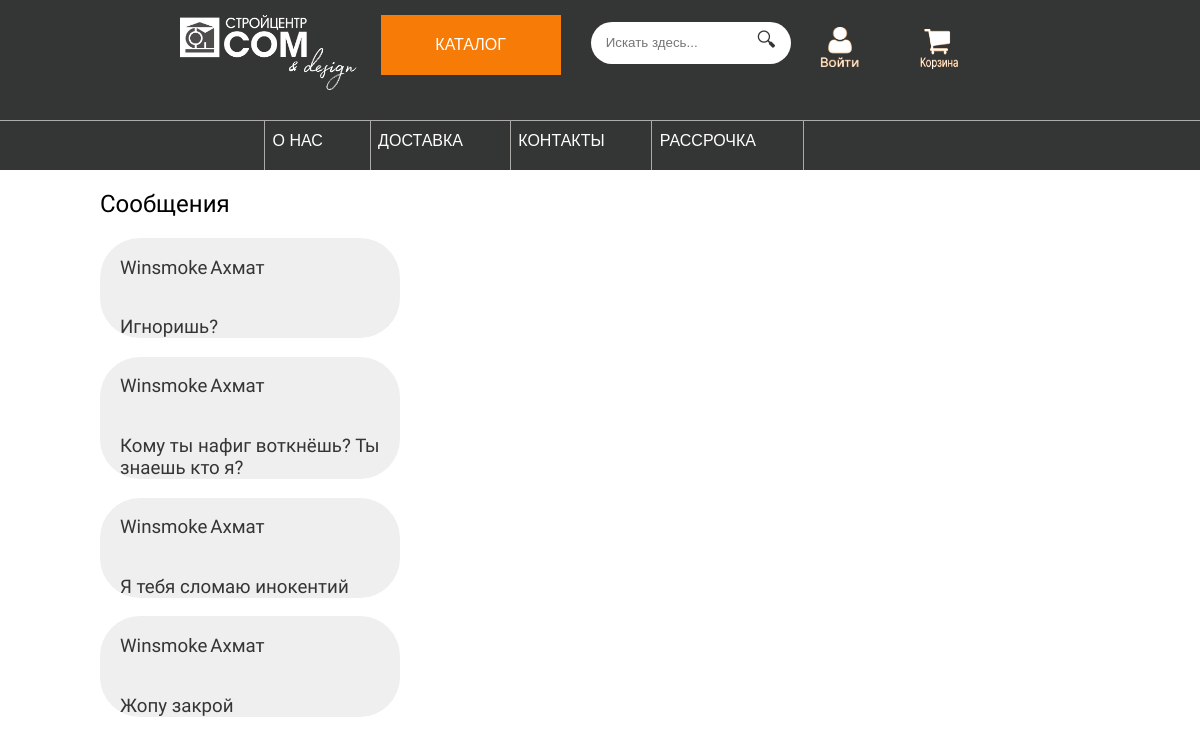
The page /chat/chat/ on the database as committed earlier.
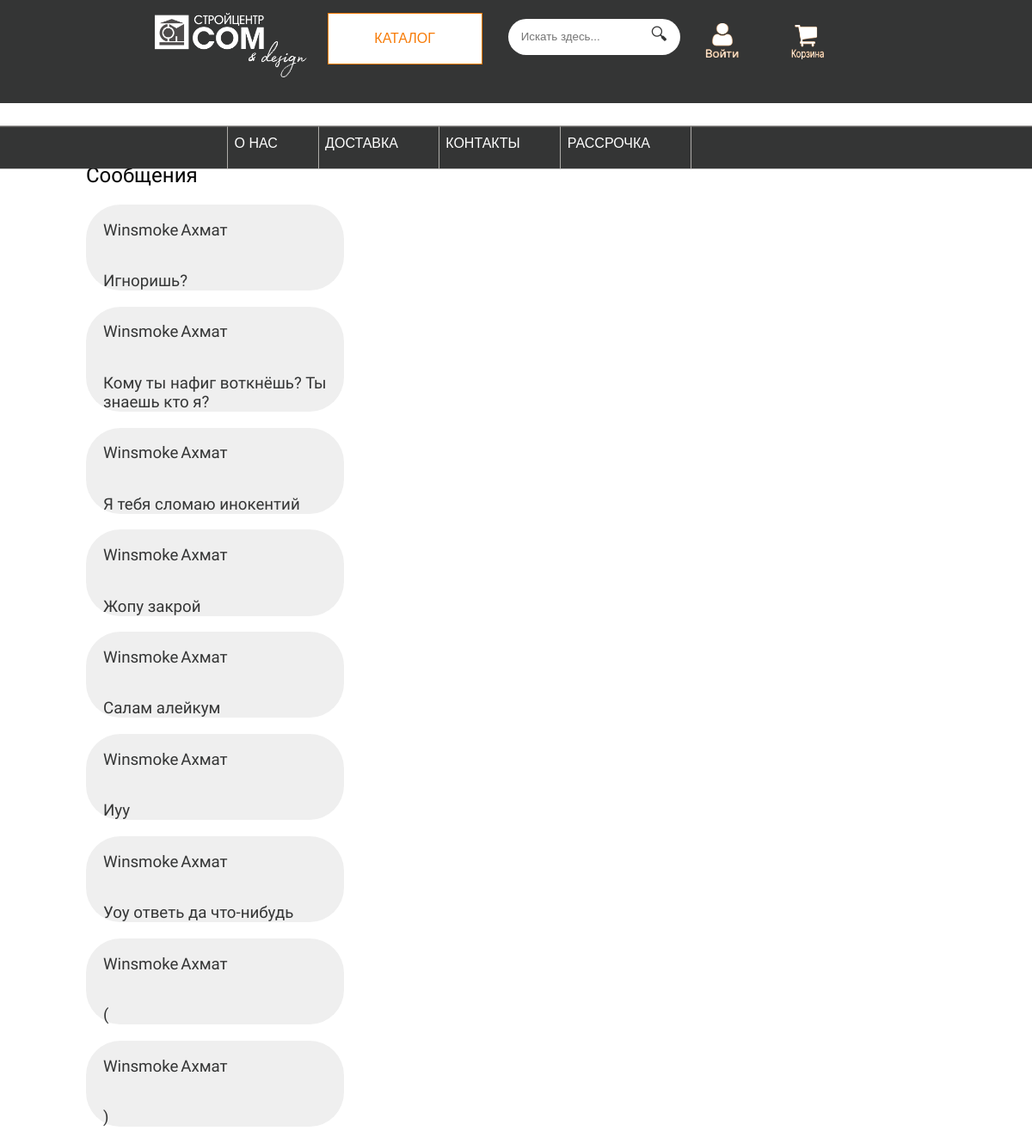
The same page on the database as committed later.
### chat/models.py (models this page shows)
class Message(models.Model):
    user = models.ForeignKey(CustomUser,
                             verbose_name='chat_user',
                             on_delete=models.CASCADE)
    user_to = models.ForeignKey(CustomUser,
                                related_name='chat_admin',
                                on_delete=models.CASCADE)
    text = models.CharField(max_length=200)
    date = models.DateField(auto_now_add=True)
    time = models.TimeField(auto_now_add=True)

### account/models.py (models this page shows)
class CustomUser(AbstractUser):
    username = models.CharField(max_length=250, blank=True, unique=True)
    middle_name = models.CharField(max_length=100, blank=True)
    passport = models.CharField(max_length=10, blank=True)
    born_date = models.DateField(blank=True, null=True)
    phone = models.CharField(max_length=20, blank=True)
    address = models.CharField(max_length=255, blank=True)

### chat/views.py (the view)
# urls.py: path('chat/', views.chat_list, name='chat_list'),
def chat_list(request):
    messages = Message.objects.exclude(user__username='ahmat')
    return render(request,
                  'chat/chat.html',
                  {'messages': messages})

### cart/cart.py (called while the page is built)
    def __len__(self):
        return sum(item['quantity'] for item in self.cart.values())

### cart/context_processors.py (called while the page is built)
def cart(request):
    cart = CartClass(request)
    end = ''
    if len(cart) > 1:
        if len(cart) < 5:
            end = 'а'
        else:
            end = 'ов'
    return {'cart': CartClass(request), 'end': end}

### chat/templates/chat/chat.html (shortened to what this page needs)
{% extends 'shop/base.html' %}
{% block content %}
    <h2>Сообщения</h2>
    {% for message in messages %}
        <a href="{% url 'chat:chat_detail' message.id %}">
        <div style="background: #efefef; width: 30%; max-height: 200px; min-height: 60px; border-radius: 40px; padding-left: 2%;">
            <div style="display: flex;">
                <h3 style="padding-right: 1%;">{{ message.user.last_name }}</h3>
                <h3>{{ message.user.first_name }}</h3>
            </div>
            <h3>{{ message.text }}</h3>
        </div>
        </a>
    {% endfor %}
{% endblock %}

### shop/templates/shop/base.html (shortened to what this page needs)
{% load static %}
<!DOCTYPE html>
<html lang="en">
    <head>
        <link href="{% static 'css/base.css' %}" rel="stylesheet">
    </head>
    <body style="position: relative;">
        <div class="header">
            <div class="logo"><a href="/"><img class="logo_img" src='{% static "img/result.png" %}'></a></div>
            <div class="container">
                <div>
                    <a href="#">
                        <button class="btn">
                            <svg width="180px" height="60px" viewBox="0 0 0 0" class="border">
                                <polyline points="179,1 179,59 1,59 1,1 179,1" class="bg-line" />
                                <polyline points="179,1 179,59 1,59 1,1 179,1" class="hl-line" />
                            </svg>
                        <span>КАТАЛОГ</span>
                        </button>
                    </a>
                </div>
            </div>
            <div class="form_search">
                <form action="{% url 'shop:product_list' %}" method="get">
                  <input type="text" placeholder="Искать здесь..." name="search_field">
                  <button type="submit">🔍︎</button>
                </form>
            </div>
            <div>
                <ul class="ul-nav">
                    {% if request.user.is_authenticated %}
                        <li class="li-nav"><a href="#"><img class="account_icon_orange" src='{% static "img/account_icon_orange.png" %}'></a></li>
                        <li class="li-nav"><a href="{% url 'account:profile' user.id %}"><img class="account_icon_light" src='{% static "img/account_icon_light.png" %}'></a></li>
                    {% else %}
                        <li class="li-nav"><a href="{% url 'account:login' %}"><img class="account_icon_light" src='{% static "img/account_icon_light.png" %}'></a></li>
                    {% endif %}
                </ul>
            </div>
            <div>
                <ul class="ul-nav">
                    <li class="li-nav"><a href="{% url 'cart:cart_detail' %}"><img class="account_icon_light" style="margin-top: 14px;" src='{% static "img/basket_light.png" %}'></a></li>
                </ul>
            </div>
        </div>
        <div class="under-header">
            <div class="nav-div"><a class="link-nav" href="{% url 'shop:about' %}">О НАС</a></div>
            <div class="nav-div"><a class="link-nav" href="{% url 'shop:delivery' %}">ДОСТАВКА</a></div>
            <div class="nav-div"><a class="link-nav" href="{% url 'shop:contacts' %}">КОНТАКТЫ</a></div>
            <div class="nav-div"><a class="link-nav" href="{% url 'shop:installment' %}">РАССРОЧКА</a></div>
        </div>
        <div id="content">
            {% block content %}
            {% endblock %}
        </div>
    </body>
</html>

### shop/static/css/base.css (style rules this page uses)
body { margin:0; padding:0; font-family:helvetica, sans-serif; }
h1, h2, h3, h4, h5 , h6 { font-family: 'Ubuntu', sans-serif; font-weight:normal; }
a { text-decoration:none; color:#5993bb; }
#content { padding:0 100px; overflow:hidden; }
* { box-sizing: border-box; }
.header { background-color: #343535; height: 120px; width: 100%; padding-left: 15%; padding-right: 15%; padding-top: 15px; display: flex; position: sticky; z-index: 1; top: 0%; }
.container { justify-content: center; align-items: center; }
.btn { width: 180px; height: 60px; cursor: pointer; background: #F77B07; color: white; border: 1px solid #F77B07; outline: none; transition: 1s ease-in-out; font-size: 16px; margin-right: 30px; }
svg { position: absolute; left: 0; top: 0; fill: none; stroke: #fff; stroke-dasharray: 150 480; stroke-dashoffset: 150; transition: 1s ease-in-out; }
.ul-nav { list-style-type: none; margin: 0px; padding: 0px; }
.li-nav { margin-right: 100px; }
.li-nav:last-child { margin-right: 0px; }
.logo { width: 220px; }
.logo_img { height: 75px; }
.form_search { background: #343535; margin-top: 0.5%; margin-right: 4%; }
.form_search input { border-radius: 42px; background: #fff; outline: none; width: 200px; height: 42px; transition: .5s; border: none; padding-left: 15px; }
.form_search button { cursor: pointer; background: none; border: none; margin-top: 6px; margin-left: -40px; font-size: 20px; color: #343535; }
.account_icon_light { position: relative; margin-top: 12px; width: 40px; height: 40px; }
.under-header { background-color: #343535; padding-left: 22%; height: 50px; display: flex; border-top: 1px solid #ADABA8; position: sticky; top: 11%; z-index: 1; }
.nav-div { color: #fff; padding-left: 0.8%; border-right: 1px solid #ADABA8; padding-top: 1.2%; padding-right: 5%; text-align: left; }
.nav-div:first-child { border-left: 1px solid #ADABA8; }
.link-nav { text-decoration: none; color: #fff; }
a { text-decoration:none; color:#343535; }
ul { list-style-type: none; }

Rows that differ between the two databases and show on the page:
added Message: user.last_name "Winsmoke", user.first_name "Ахмат", text "Салам алейкум"
added Message: user.last_name "Winsmoke", user.first_name "Ахмат", text "Иуу"
added Message: user.last_name "Winsmoke", user.first_name "Ахмат", text "Уоу ответь да что-нибудь"
added Message: user.last_name "Winsmoke", user.first_name "Ахмат", text "("
added Message: user.last_name "Winsmoke", user.first_name "Ахмат", text ")"
